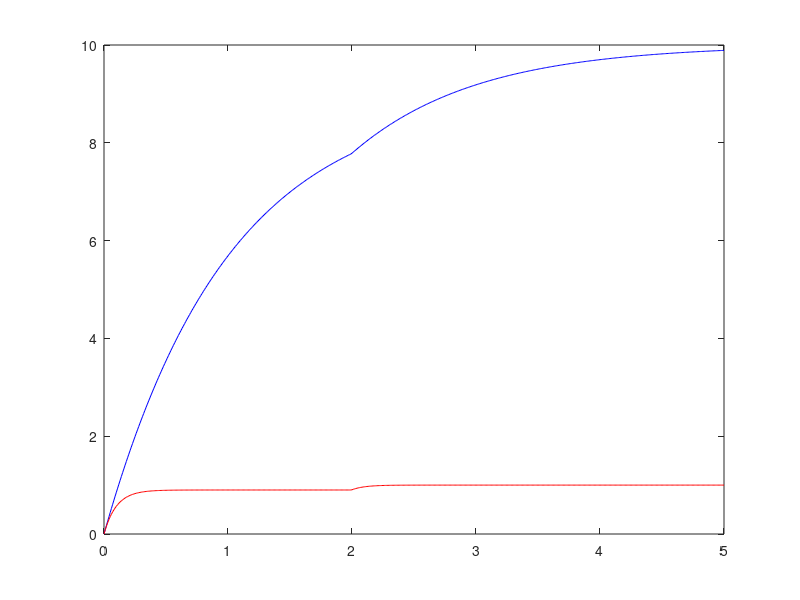

Reproduce this figure in MATLAB. (Note: this script raises an error after producing the figure.)
%% Introduction to Control Systems
% Ogata, Modern Control Engineering, Ch. 1: Introduction to Control
% Systems
%
% A *control system* is an interconnection of components that regulates
% its own behavior or that of another system, typically to achieve a
% desired output. The two fundamental architectures are *open-loop* and
% *closed-loop (feedback)* control.

%% Open-Loop Control
% An open-loop system computes its actuating signal from the reference
% input alone, with no measurement of the actual output:
%
% $$U(s) = G_cR(s)$$
%
% $$Y(s) = G(s)G_cR(s)$$
%
% Open-loop control is simple and stable (no feedback loop to
% destabilize), but it has *no mechanism to correct for disturbances or
% plant uncertainty* -- the output tracks the reference only as well as
% the model $G(s)$ is known.

%% Closed-Loop (Feedback) Control
% A closed-loop system measures the output $y(t)$, forms the error
% $e(t)=r(t)-y(t)$, and drives the actuator from that error:
%
% $$\frac{Y(s)}{R(s)} = \frac{G_c(s)G(s)}{1+G_c(s)G(s)H(s)}$$
%
% where $H(s)$ is the sensor/feedback transfer function (often $H=1$ for
% unity feedback). Feedback trades some complexity and the possibility of
% instability for the ability to *automatically correct for disturbances
% and modeling error*, provided the loop is properly designed.

%% Example: Plant Subject to a Load Disturbance
% Compare open-loop and closed-loop (unity-feedback, proportional
% control) responses to a step reference *and* a step disturbance
% entering at the plant input, for $G(s)=\frac{1}{s+1}$.
G = tf(1,[1 1]);
Kp = 9;   % proportional gain for the closed-loop case

% Open-loop: u = Kp*r directly, no correction for disturbance d
sys_ol_r = Kp*G;            % reference path
sys_ol_d = G;                % disturbance path (unity gain into plant)

% Closed-loop: e = r - y, u = Kp*e + d enters at plant input
sys_cl_r = feedback(Kp*G,1);          % reference -> output
sys_cl_d = feedback(G,Kp);            % disturbance -> output

t = 0:0.01:5;
r = ones(size(t));
d_step_time = 2;   % disturbance step applied at t=2
d = double(t>=d_step_time);

y_ol = lsim(sys_ol_r,r,t) + lsim(sys_ol_d,d,t);
y_cl = lsim(sys_cl_r,r,t) + lsim(sys_cl_d,d,t);

figure
plot(t,y_ol,'b',t,y_cl,'r')
hold on
xline(d_step_time,'k:','disturbance applied')
hold off
legend('Open-loop','Closed-loop (feedback)','Interpreter','latex','FontSize',14)
title('Disturbance Rejection: Open-Loop vs. Closed-Loop','Interpreter','latex','FontSize',20)
ylabel('$y(t)$','Interpreter','latex','FontSize',20)
set(get(gca, 'YLabel'), 'Rotation', 0)
xlabel('$t$','Interpreter','latex','FontSize',20)

%%
% The open-loop response permanently shifts after the disturbance hits
% (nothing measures or corrects for it); the closed-loop response is
% pulled back toward the reference because the error signal $e=r-y$
% picks up the deviation and the controller acts on it.
ess_ol = y_ol(end) - 1;
ess_cl = y_cl(end) - 1;
fprintf('Steady-state error after disturbance -- open-loop: %.4f, closed-loop: %.4f\n', ...
    ess_ol, ess_cl)

%% What Changed: Disturbance-Induced Steady-State Error
% Quantify the "after the disturbance" error for each architecture: the
% open loop passes the full disturbance through to the output, while
% feedback rejects most of it -- the whole reason to close the loop.
figure
bar([abs(ess_ol) abs(ess_cl)])
set(gca,'XTickLabel',{'Open-loop','Closed-loop'})
grid on
title('What Changed: Steady-State Error After Disturbance','Interpreter','latex','FontSize',15)
ylabel('$|e_{ss}|$','Interpreter','latex','FontSize',18)
set(get(gca, 'YLabel'), 'Rotation', 0)

%% Canonical Feedback Block Diagram
% The standard unity-feedback diagram analyzed throughout this repository
% is: reference $R(s)\to$ summing junction (error $E=R-Y$) $\to$
% controller $G_c(s)\to$ plant $G(s)\to$ output $Y(s)$, fed back to the
% summing junction. MATLAB's `feedback` function implements exactly this
% reduction:
%
% $$T(s) = \mathrm{feedback}(G_cG,1) = \frac{G_cG}{1+G_cG}$$
Gc = tf(Kp,1);
T = feedback(Gc*G,1);
figure
step(T)
title('Canonical Closed-Loop Step Response','Interpreter','latex','FontSize',20)
ylabel('$y(t)$','Interpreter','latex','FontSize',20)
set(get(gca, 'YLabel'), 'Rotation', 0)
xlabel('$t$','Interpreter','latex','FontSize',20)

%%
% This canonical loop -- and its state-space, root-locus, and
% frequency-domain analysis counterparts -- is developed in depth in the
% topic directories of this repository: |Mathematical Models/|,
% |Transient and Steady-State/|, |Root-Locus/|, |Frequency-Response/|,
% |PID Controllers/|, and |State-Space/|.
